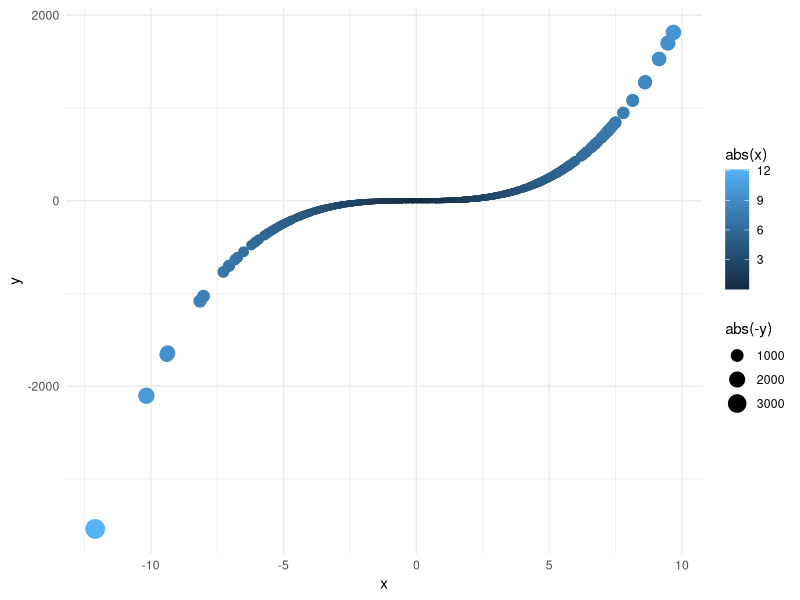
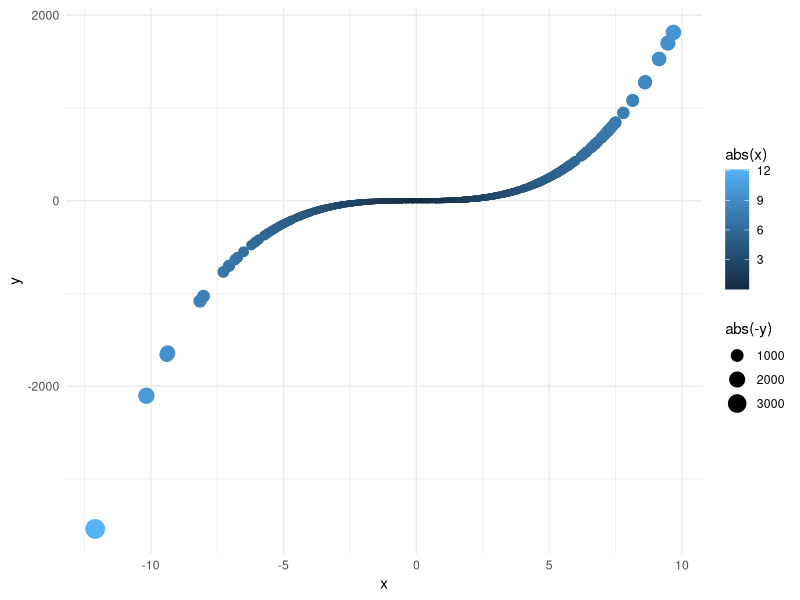

Recreate these plots in R, in order.
## ---- chunk 1
library(tidyverse)

data <- tibble::tibble(x = rnorm(1e3, 0, 3),
                       y = 2 * x^3)

ggplot(data, aes(x = x, y = y, color = abs(x), size = abs(-y))) +
  geom_point() +
  theme_minimal()

ggsave(here::here("files/images/sample-figure.jpg"))
